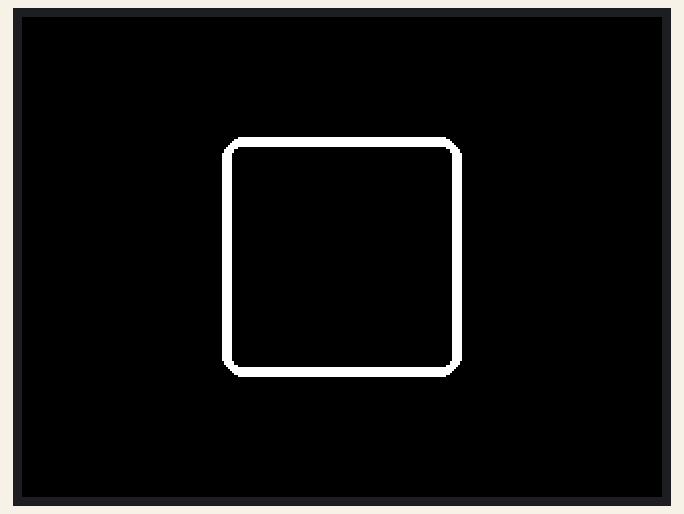
Bench run of a program on a simulated Adafruit PyPortal running CircuitPython. Shown: 320×240 colour display.

Above: at 0.1 s.
At 2.1 s:
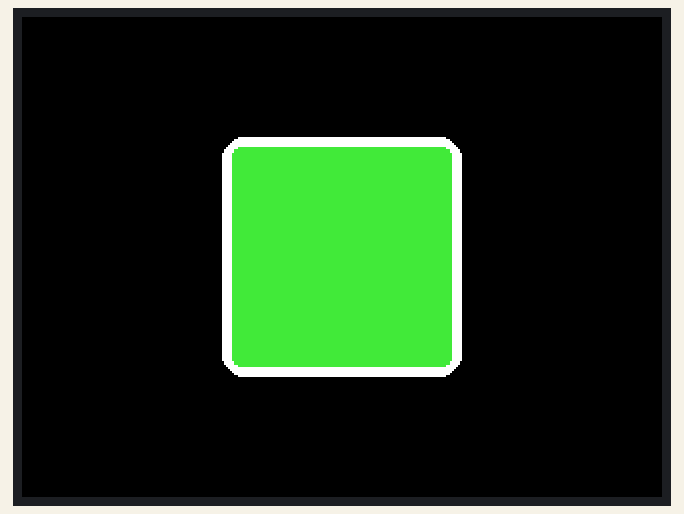
At 4.1 s:
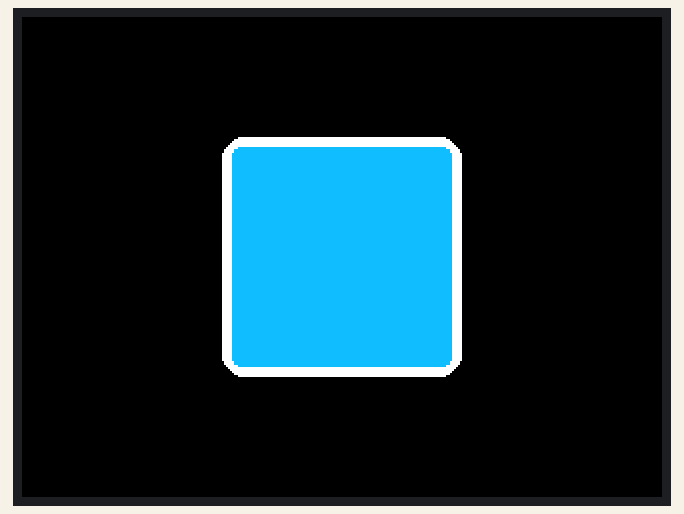
At 6.1 s:
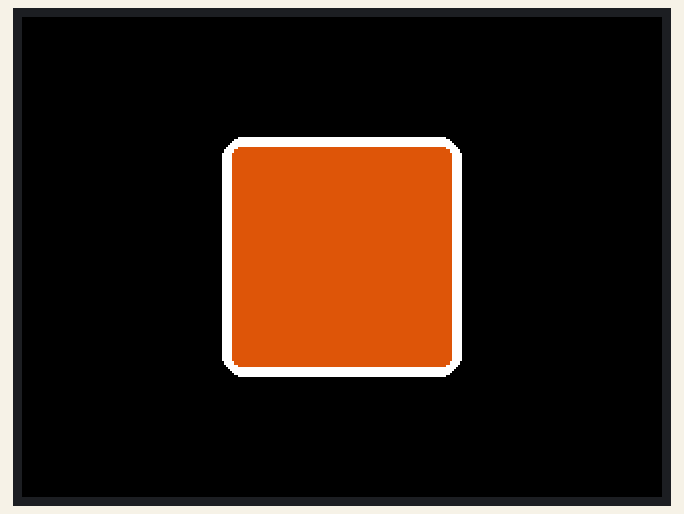
At 8.1 s:
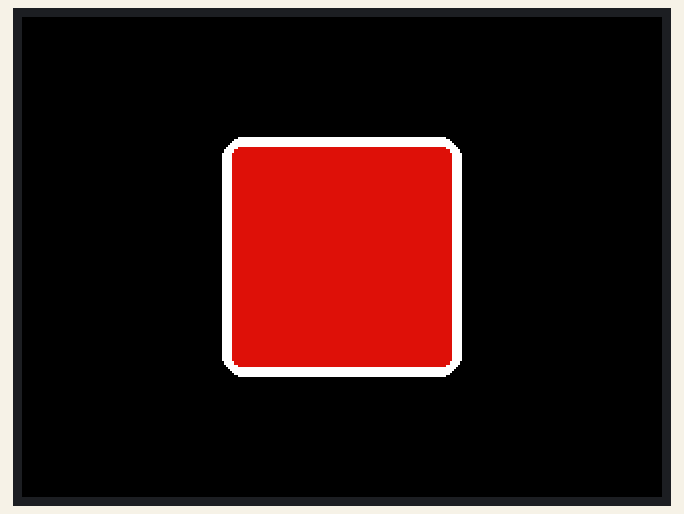
At 10.1 s:
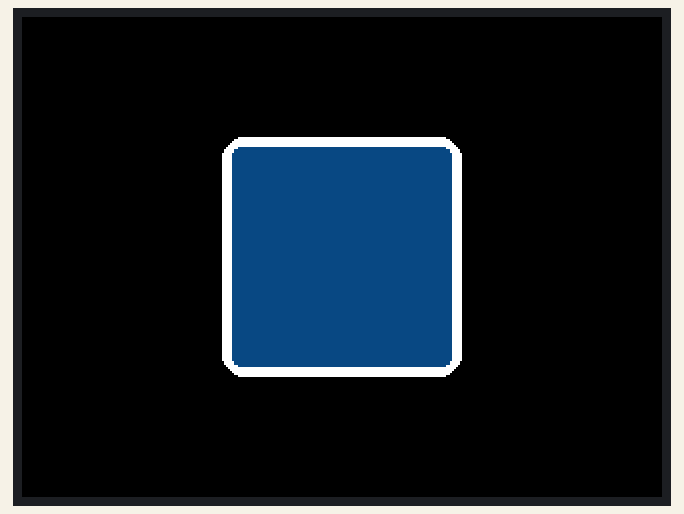

Measured:
- by itself, everything shown: repeats every 10.0 s, in 5 steps
- what the display in image 0 shows lasts 2.0 s, from 0.0 s to 2.0 s

The program:

fill_color_none_test.py
```python
"""
I ran into some issues trying to switch between transparent and colored fills for some buttons I was using in a recent
project.

Once a shape is created with either fill=<SOME_COLOR> or fill=None, the shape will act as either a filled **OR**
transparent shape and cannot be changed.

The issue appears to be related to the Palette core module in displayio, and the symptoms show up in
Adafruit_Display_Shapes as well as Adafruit_Display_Buttons.

It seems like the intent is to allow shapes to change from a solid color fill to transparent and vice-versa,
but it doesn't work.

This program implements a simple demo/test that shows the failure. By selecting whether or not the
starting fill is a color (solid, opaque color) or None (transparent), the related failure can be seen.

If the starting shape starts with a color, the program will cycle through a few different colors and then attempt to
make the shape transparent which will not work.

If the starting shape is transparent (fill=None), the program will again cycle through different colors which will have
NO effect as expected, but then it will attempt to change the body color to an actual fill color. This should work,
but it doe not.

I believe the bug itself is buried somewhere in the displayio core module. But I don't fully understand how the core
all stitches together or works at this point.

Maybe someone with more experience can have a look?

"""

import time
from adafruit_pyportal import PyPortal
from adafruit_display_shapes.roundrect import RoundRect
# from my_roundrect import RoundRect

# Some colors
WHITE = 0xffffff
BLUE = 0x094A85
LIGHT_BLUE = 0x13BDF9
DARK_BLUE = 0x0D2035
LIGHT_GREEN = 0x009A6E
GREEN = 0x45E83A
ORANGE = 0xDF550F
RED = 0xDB1308
GREY = 0x3B3C3E
BLACK = 0x000000

# This will control how the initial shape is created.
# fill = True  -> fill=WHITE
# fill = False -> fill=None
fill = False

# Initialize PyPortal with black background
pyportal = PyPortal(default_bg=BLACK)

# Add a square
if fill is True:
    roundrect = RoundRect(100, 60, 120, 120, 10, fill=WHITE, outline=WHITE, stroke=5)
else:
    roundrect = RoundRect(100, 60, 120, 120, 10, fill=None, outline=WHITE, stroke=5)

pyportal.splash.append(roundrect)
time.sleep(2.0)

# Cycle through a few colors then try a test case
# Test will yield different results based on value of the fill variable

while True:

    # If the square was initially created with a color fill,
    # cycle through green, light blue, orange, and red
    # the body of the square should change colors every 2 seconds

    # However, if the shape was initially created with fill=None,
    # the body will be transparent, and these color changes should have no effect

    roundrect.fill = GREEN
    time.sleep(2.0)

    roundrect.fill = LIGHT_BLUE
    time.sleep(2.0)

    roundrect.fill = ORANGE
    time.sleep(2.0)

    roundrect.fill = RED
    time.sleep(2.0)

    # Now, time to break it...

    # If the shape was initially created with a color fill,
    # try making it transparent
    # I would expect this to make the last color fill (red) disappear and
    # the black background color will be visible. But that doesn't happen
    # and the red remains visible
    if fill is True:
        roundrect.fill = None

    # If the shape was created with fill=None, try changing it to blue
    # I would expect this to add blue color back to the body of the shape
    # But the shape remains transparent
    else:
        roundrect.fill = BLUE

    time.sleep(2.0)
```
